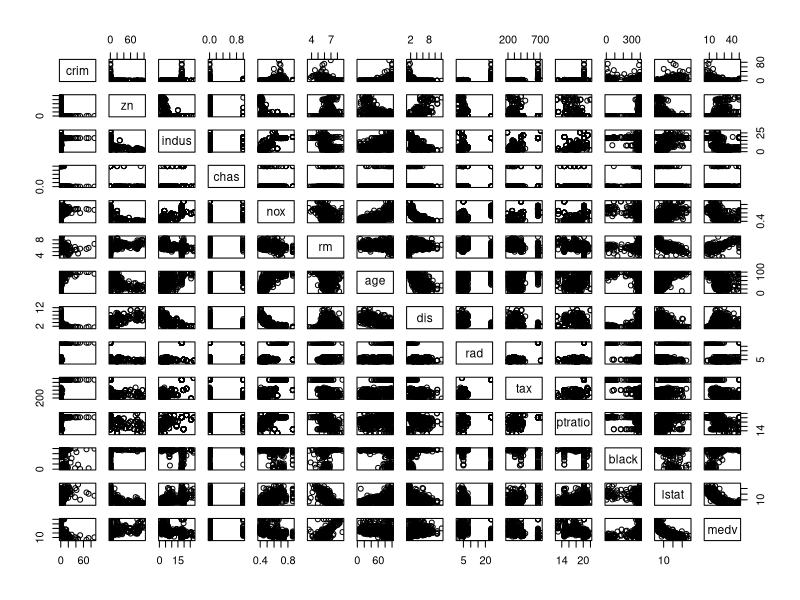
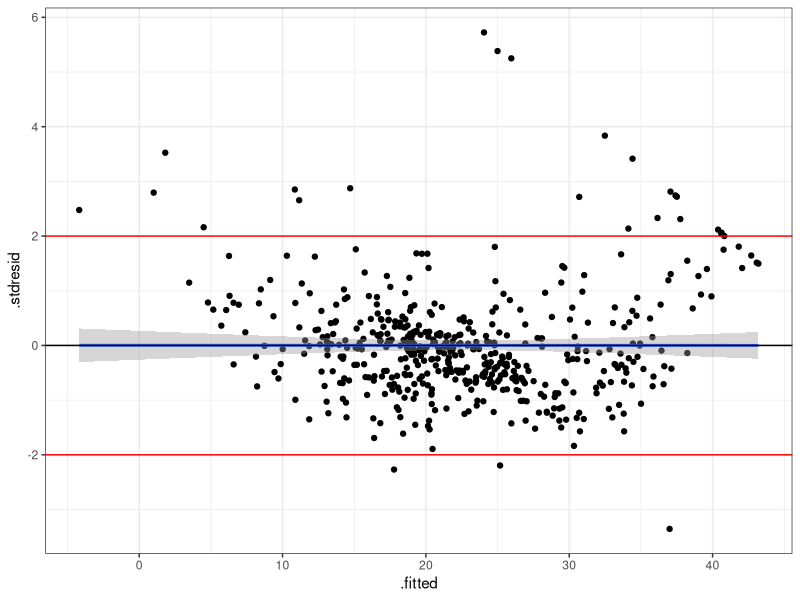
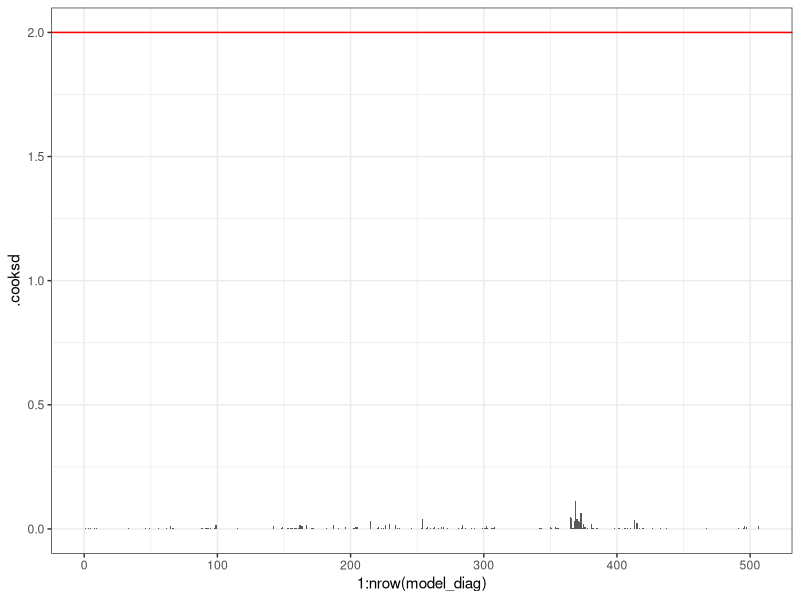
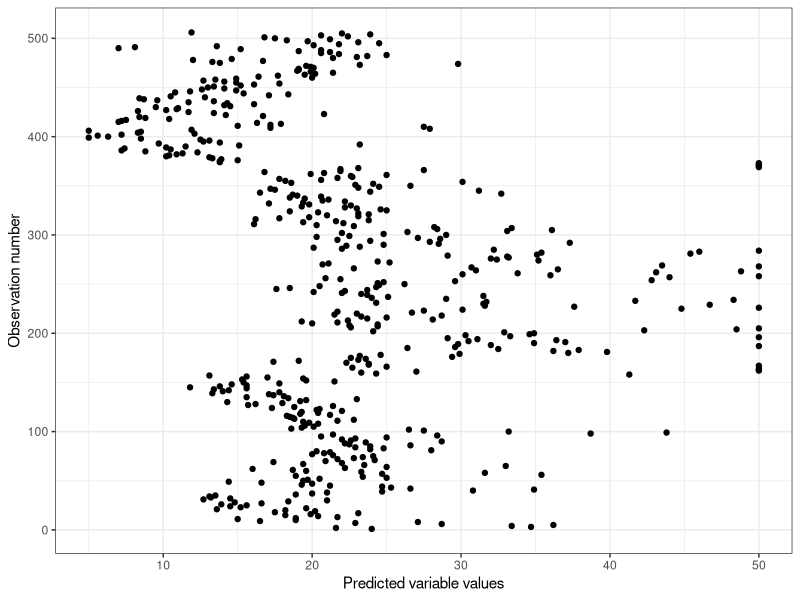
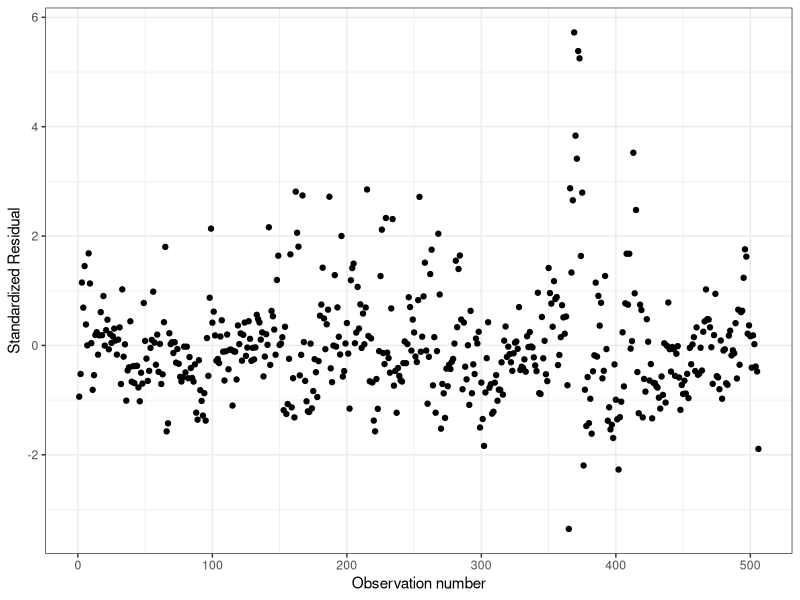
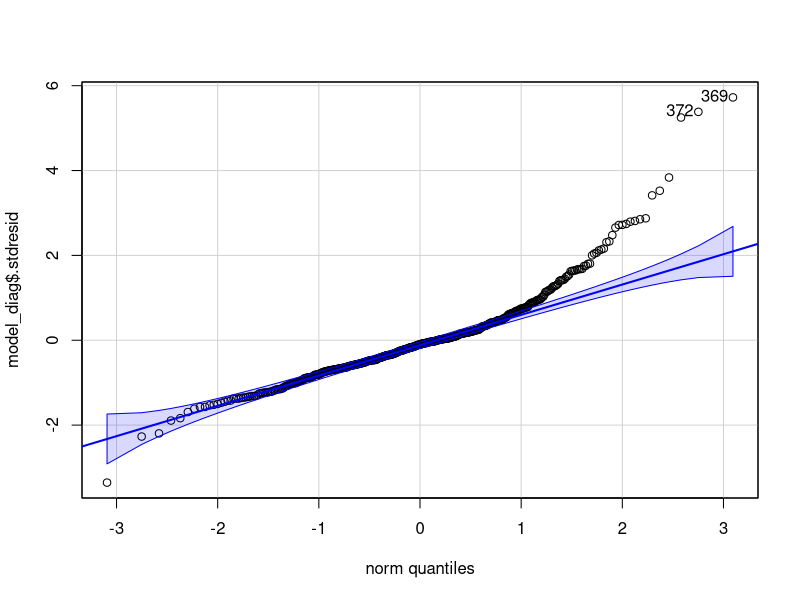
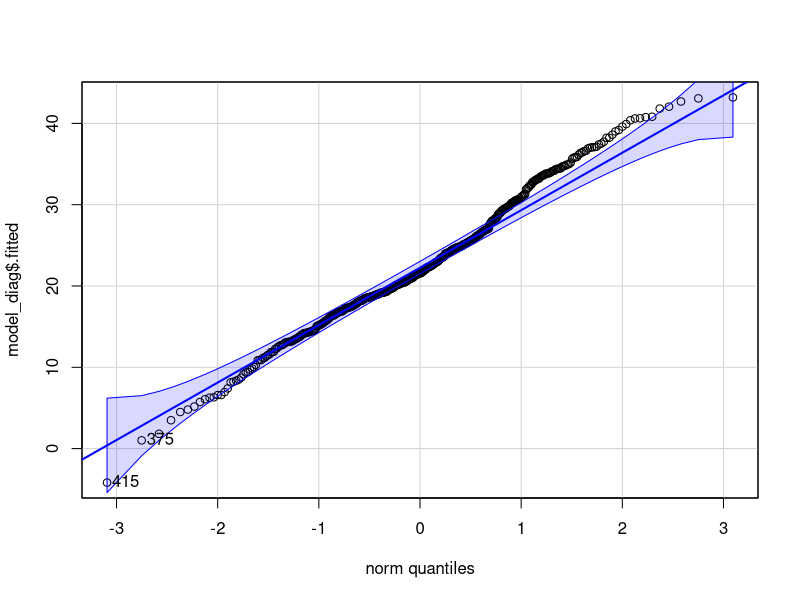
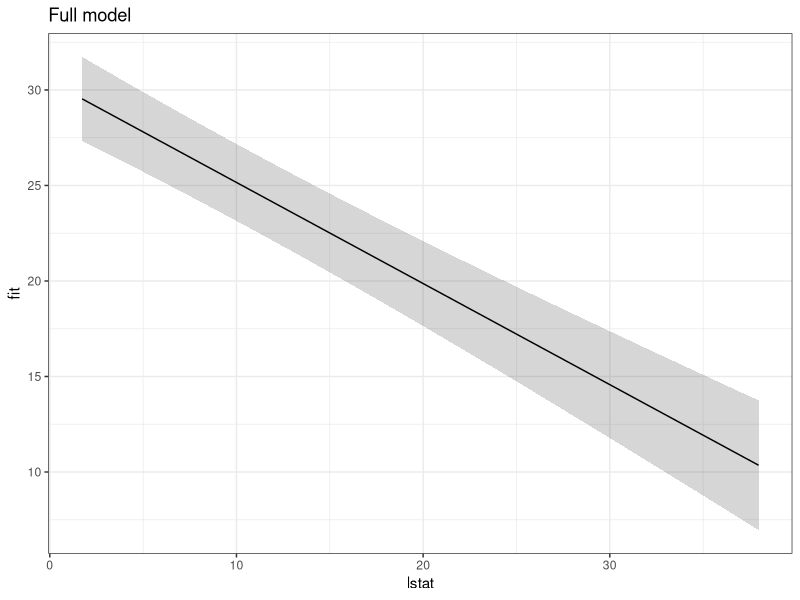

Write R code to recreate these figures, in order.
## ---- chunk 1
knitr::opts_chunk$set(echo = TRUE)
library(psych)
library(car)
library(ggplot2)
library(dplyr)
library(MASS)
library(gridExtra)
library(FactoMineR)
theme_set(theme_bw())
## ---- chunk 2
data("Boston")
str(Boston)
## ---- chunk 3
plot(Boston)
## ---- chunk 4
Boston$chas <- as.factor(Boston$chas)
Boston$rad <- as.factor(Boston$rad)
## ---- chunk 5
model_full <- lm(medv ~ ., data = Boston)
summary(model_full)
## ---- chunk 6
Boston_scaled <- as.data.frame(sapply(Boston[,-c(4,9)], scale))
model_scale <- lm(medv ~ ., data = Boston_scaled)
summary(model_scale)
## ---- chunk 7
model_diag <- fortify(model_full)
## ---- chunk 8
gg_resid <- ggplot(data = model_diag, aes(x = .fitted, y = .stdresid)) + 
  geom_point() +
  geom_smooth(method = 'lm') + 
  geom_hline(yintercept = 0) + 
  geom_hline(yintercept = 2, color = 'red') + 
  geom_hline(yintercept = -2, color = 'red')
gg_resid
## ---- chunk 9
ggplot(model_diag, aes(x = 1:nrow(model_diag), y= .cooksd)) + 
  geom_bar(stat = 'identity') + 
  geom_hline(yintercept = 2, color = 'red')
## ---- chunk 10
ggplot(Boston, aes(x = medv, y = 1:nrow(Boston))) + 
  geom_point() + 
  labs(y = 'Observation number', x = 'Predicted variable values')
## ---- chunk 11
ggplot(data = model_diag, aes(x = 1:nrow(model_diag), y = .stdresid)) +
  geom_point() + 
  labs(y = 'Standardized Residual', x = 'Observation number')
## ---- chunk 12
invisible(qqPlot(model_diag$.stdresid))
## ---- chunk 13
invisible(qqPlot(model_diag$.fitted))
## ---- chunk 14
Test_data <- data.frame(
  lstat = seq(min(Boston$lstat), max(Boston$lstat), length.out = 100),
  crim = mean(Boston$crim), zn = mean(Boston$zn), indus = mean(Boston$indus),
  chas = as.factor(median(as.numeric(Boston$chas))), nox = mean(Boston$nox), rm = mean(Boston$rm),
  age = mean(Boston$age), dis = mean(Boston$dis), rad = as.factor(median(as.numeric(Boston$rad))),
  tax = mean(Boston$tax), ptratio = mean(Boston$ptratio), black = mean(Boston$black))
## ---- chunk 15
Predictions <- predict(model_full, newdata = Test_data, interval = 'confidence')
Test_data <- data.frame(Test_data, Predictions)
## ---- chunk 16
plot_predict <- ggplot(Test_data, aes(x = lstat, y = fit)) + 
  geom_ribbon(alpha = 0.2, aes(ymin = lwr, ymax = upr)) +
  geom_line() + 
  ggtitle('Full model')
plot_predict
## ---- chunk 17
vif(model_full)
## ---- chunk 18
model_1 <- update(model_full, .~. - tax)
vif(model_1)
## ---- chunk 19
model_2 <- update(model_1, .~. - nox)
vif(model_2)
## ---- chunk 20
drop1(model_2, test = 'F')
## ---- chunk 21
model_3 <- update(model_2, .~. - age)
drop1(model_3, test = 'F')
## ---- chunk 22
res_tax <- gg_resid + aes(x = tax)
res_nox <- gg_resid + aes(x = nox)
res_age <- gg_resid + aes(x = age)
grid.arrange(res_tax, res_nox, res_age)
## ---- chunk 23
summary(model_3)
## ---- chunk 24
pairs.panels(Boston[,-c(5,7,10,14)], method = "pearson",
             hist.col = "cornflowerblue",
             density = T, ellipses = F)
## ---- chunk 25
model_4 <- update(model_3, .~crim + zn + zn:dis + indus + indus:dis + indus:lstat + chas + rm + rm:lstat + dis + rad + ptratio + black + lstat)
summary(model_4)
## ---- chunk 26
model_4_diag <- fortify(model_4)
## ---- chunk 27
gg_resid_m4 <- ggplot(data = model_4_diag, aes(x = .fitted, y = .stdresid)) + 
  geom_point() +
  geom_smooth(method = 'lm') + 
  geom_hline(yintercept = 0) + 
  geom_hline(yintercept = 2, color = 'red') + 
  geom_hline(yintercept = -2, color = 'red')
gg_resid_m4
## ---- chunk 28
ggplot(model_4, aes(x = 1:nrow(model_diag), y= .cooksd)) + 
  geom_bar(stat = 'identity') + 
  geom_hline(yintercept = 2, color = 'red')
## ---- chunk 29
ggplot(Boston, aes(x = medv, y = 1:nrow(Boston))) + 
  geom_point() + 
  labs(y = 'Observation number', x = 'Predicted variable values')
## ---- chunk 30
ggplot(data = model_4_diag, aes(x = 1:nrow(model_4_diag), y = .stdresid)) +
  geom_point() + 
  labs(y = 'Standardized Residual', x = 'Observation number')
## ---- chunk 31
invisible(qqPlot(model_4_diag$.stdresid))
## ---- chunk 32
invisible(qqPlot(model_4_diag$.fitted))
## ---- chunk 33
Boston_scaled_4 <- as.data.frame(sapply(Boston[,-c(4,5,7,9,10)], scale))
model_4_scale <- lm(medv ~ crim + zn + zn:dis + indus + indus:dis + indus:lstat + rm + rm:lstat + dis + ptratio + black + lstat, data = Boston_scaled)
summary(model_4_scale)
## ---- chunk 34
Test_data_4 <- data.frame(
  lstat = seq(min(Boston$lstat), max(Boston$lstat), length.out = 100),
  crim = mean(Boston$crim), zn = mean(Boston$zn), indus = mean(Boston$indus),
  chas = as.factor(median(as.numeric(Boston$chas))), rm = mean(Boston$rm),
  dis = mean(Boston$dis), rad = as.factor(median(as.numeric(Boston$rad))),
  ptratio = mean(Boston$ptratio), black = mean(Boston$black))
## ---- chunk 35
Predictions_4 <- predict(model_4, newdata = Test_data_4, interval = 'confidence')
Test_data_4 <- data.frame(Test_data_4, Predictions_4)
## ---- chunk 36
plot_predict_4 <- ggplot(Test_data_4, aes(x = lstat, y = fit)) + 
  geom_ribbon(alpha = 0.2, aes(ymin = lwr, ymax = upr)) +
  geom_line() + 
  ggtitle('Optimal model')
plot_predict_4
